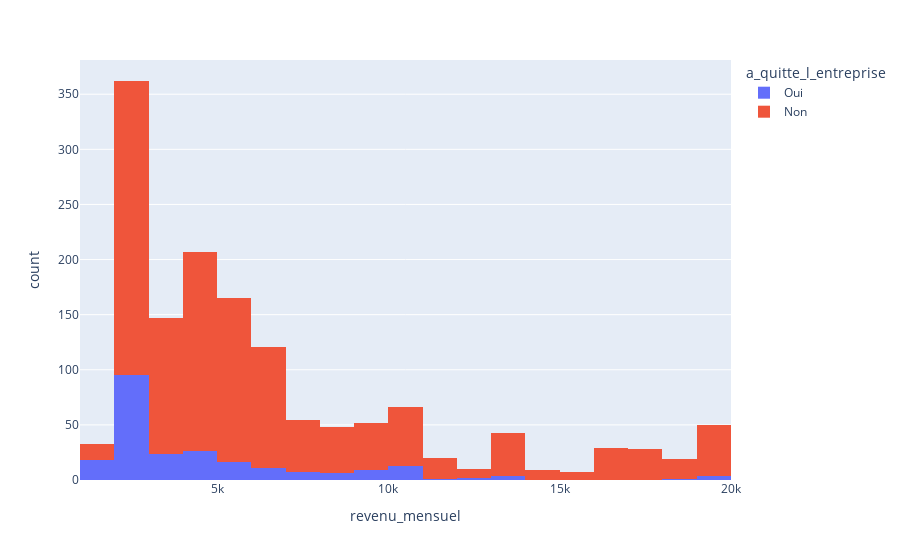

Here is the notebook cell this chart was saved with:
### Markdown cell above
#### Regardons la distribution de notre variable continue revenu_mensuel

### Code cell
fig13 = px.histogram(
    donnees_features, x='revenu_mensuel', color ='a_quitte_l_entreprise'
)
fig13.show()
pio.write_image(fig13,"Graph/graph_etape_2/Histo_Cible_cible_enviro.png")

### Figure 1 — Plotly figure (JSON) as saved in the notebook; plotly's stock layout.template omitted (floating-point values rounded to 4 significant figures; data arrays with more than 128 entries replaced by an {"elided": "..."} marker saying what was removed)
{"data": [{"bingroup": "x", "hovertemplate": "a_quitte_l_entreprise=Oui<br>revenu_mensuel=%{x}<br>count=%{y}<extra></extra>", "legendgroup": "Oui", "marker": {"color": "#636efa", "pattern": {"shape": ""}}, "name": "Oui", "orientation": "v", "showlegend": true, "type": "histogram", "x": {"elided": "237 int values"}, "xaxis": "x", "yaxis": "y"}, {"bingroup": "x", "hovertemplate": "a_quitte_l_entreprise=Non<br>revenu_mensuel=%{x}<br>count=%{y}<extra></extra>", "legendgroup": "Non", "marker": {"color": "#EF553B", "pattern": {"shape": ""}}, "name": "Non", "orientation": "v", "showlegend": true, "type": "histogram", "x": {"elided": "1233 int values"}, "xaxis": "x", "yaxis": "y"}], "layout": {"barmode": "relative", "legend": {"title": {"text": "a_quitte_l_entreprise"}, "tracegroupgap": 0}, "margin": {"t": 60}, "xaxis": {"anchor": "y", "domain": [0, 1], "title": {"text": "revenu_mensuel"}}, "yaxis": {"anchor": "x", "domain": [0, 1], "title": {"text": "count"}}}}
